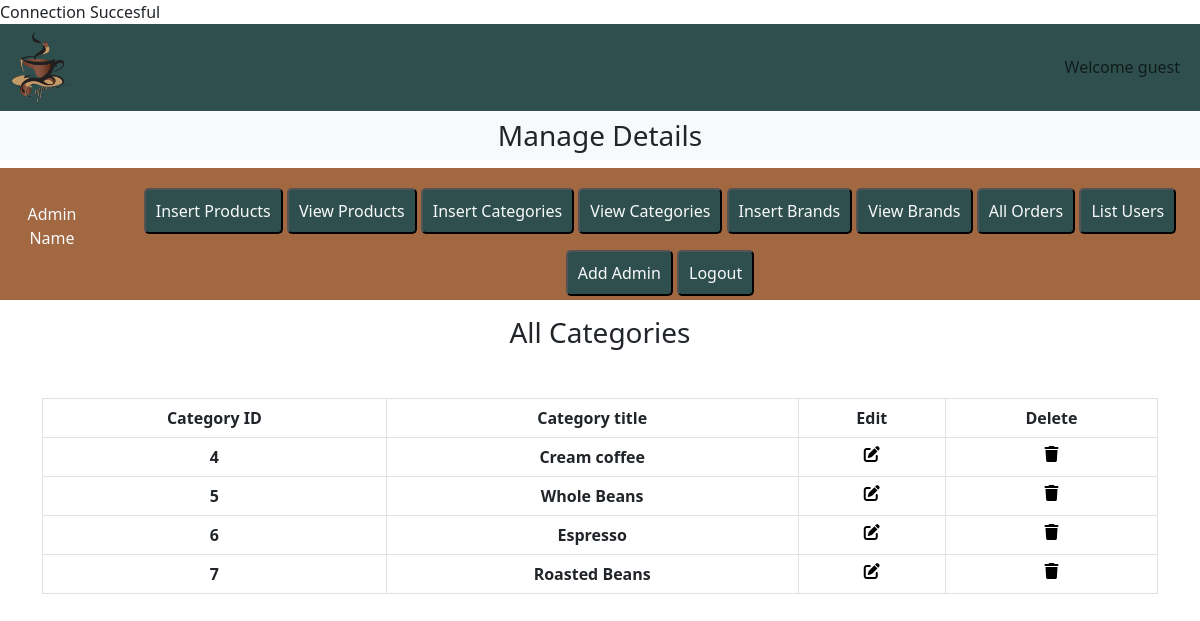
/admin/admin.php?view_categories, run on the app's committed database.
### tables this page shows
CREATE TABLE `categories` (
  `category_id` int(11) NOT NULL COMMENT '                              ',
  `category_name` varchar(100) NOT NULL
);

### admin/view_categories.php (the view, shortened to what this page needs)
<h3 class="text-center">All Categories</h3>
<table class="table table-bordered mt-5">
    <thead style="background-color:darkslategray;color:white;">
        <tr class="text-center">
            <th>Category ID</th>
            <th>Category title</th>
            <th>Edit</th>
            <th>Delete</th>
        </tr>
    </thead>
    <tbody>
        <?php
        $select_cat="Select * from `categories`";
        $result=mysqli_query($con,$select_cat);
        while($row=mysqli_fetch_assoc($result)){
             $category_id=$row['category_id'];
             $category_name=$row['category_name'];
        ?>
        <tr class="text-center">
            <th><?php echo $category_id;?></th>
            <th><?php echo $category_name;?></th>
            <th><a href="admin.php?edit_categories=<?php echo $category_id?>"style="color:black;"><i class="fa-solid fa-pen-to-square"></i></a></th>
            <th><a href="admin.php?delete_categories=<?php echo $category_id?>"style="color:black;"><i class="fa-solid fa-trash"></i></a></th>
        </tr>
        <?php
        }
        ?>
    </tbody>
</table>

### data on the page
categories: category_id "4", category_name "Cream coffee"
categories: category_id "5", category_name "Whole Beans"
categories: category_id "6", category_name "Espresso"
categories: category_id "7", category_name "Roasted Beans"
